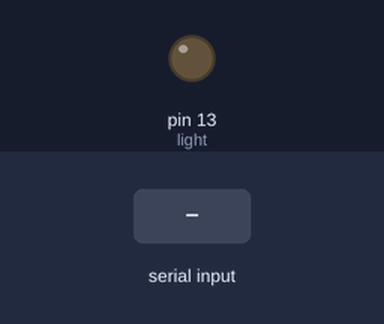
This sketch was run on a simulated Arduino Uno, built with avr-gcc and run on an emulated ATmega328P. Shown: output pins drawn as LEDs (lit = HIGH). The test bench sets the inputs (shaded band).

Above: at 1.2 s.
1.3 s: byte 30 received over Serial
At 3.7 s:
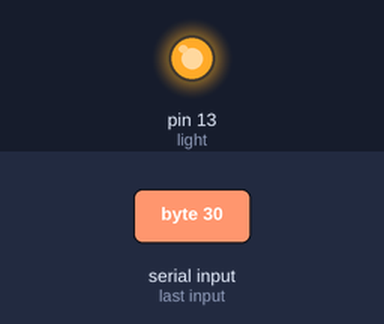
Timing chart, 0 to 5.8 s (numbered marks = the images above; inputs shaded):
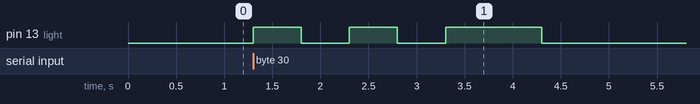

The sketch:

RGBLEDControl.ino
```cpp
/*
  Tele-Source
  by Nicholas Johnson

  with help from Tom Igoe

  A simple application to trigger an LED sequence flash based on input from a node server

 */

// constants to hold the output pin numbers:
const int light = 13;

void setup() {
  // initiate serial communication:
  Serial.begin(9600);

  // initialize the LED pins as outputs:
  pinMode(light, OUTPUT);
}

void loop() {

  // if there's any serial data in the buffer, read a byte:
  if (Serial.available() > 0) {
    int inByte = Serial.read();

    if(inByte = 1){
      digitalWrite(light, HIGH);
      delay(500);
        digitalWrite(light, LOW);
        delay(500);
        digitalWrite(light, HIGH);
        delay(500);
        digitalWrite(light, LOW);
        delay(500);
        digitalWrite(light, HIGH);
        delay(1000);
        digitalWrite(light, LOW);
      } else {
        digitalWrite(light, LOW);
      }
  }

}
```

Measured:
- after the input at 1.3 s, pin 13 (light): goes HIGH 0.50 s, LOW 0.50 s, HIGH 0.50 s, LOW 0.50 s, HIGH 1.0 s, then LOW, starting at once
